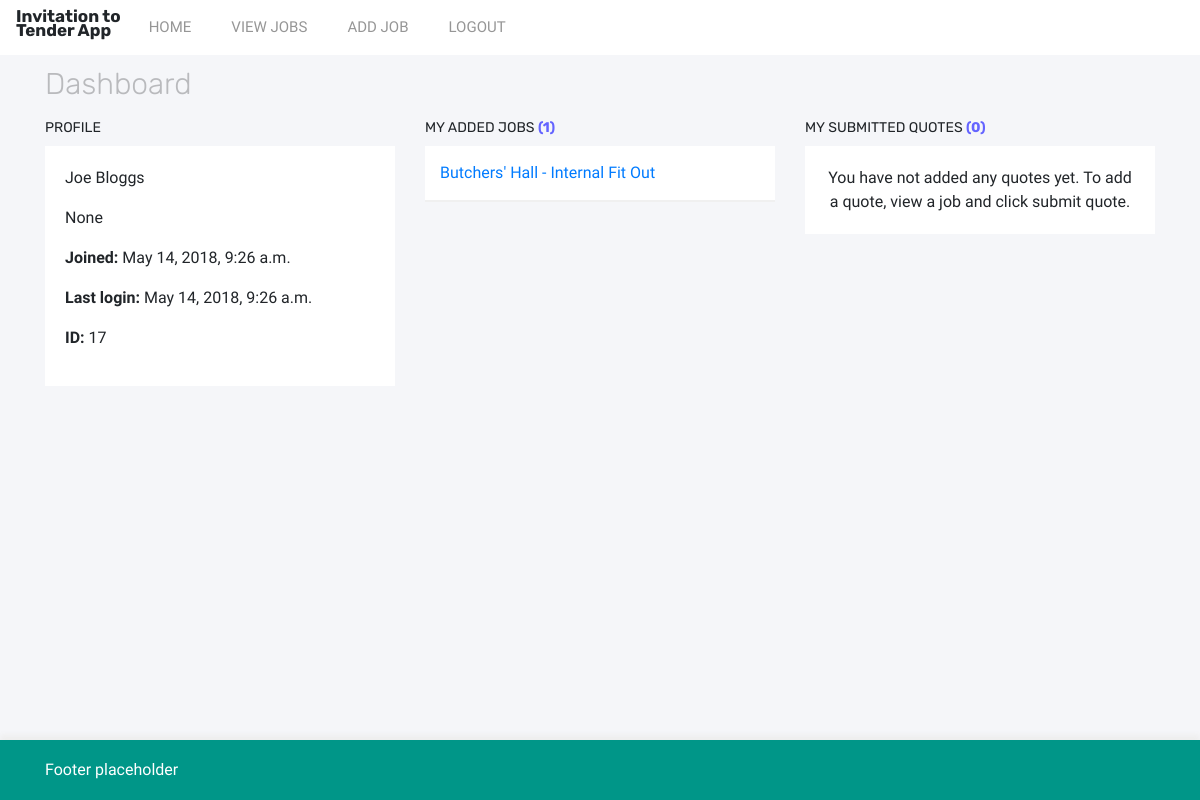
/ (signed in), run on an earlier commit of the app's database.
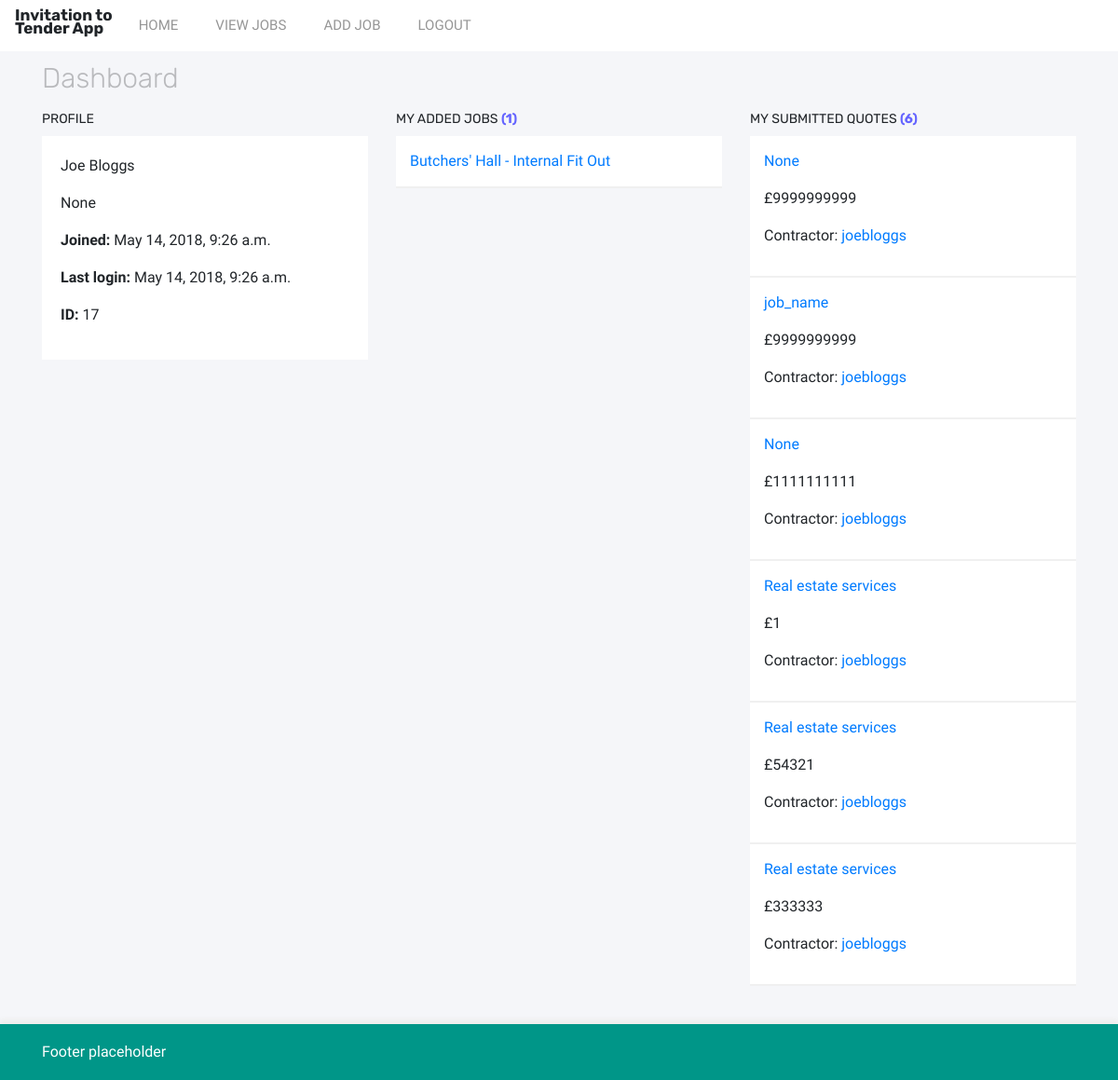
And on a later commit of the database.
### prototype/models.py (models this page shows, shortened)
class CustomUser(AbstractUser):
    name = models.CharField(blank=True, max_length=255)
    first_name = models.CharField(max_length=100, blank=True)
    second_name = models.CharField(max_length=100, blank=True)
    company = models.ForeignKey('Company', on_delete=models.SET_NULL, null=True)
    def __str__(self):
        return self.username

class Job(models.Model):
    name = models.CharField(max_length=200, help_text="Enter a job name")
    description = models.TextField(max_length=750, help_text="Enter job description", null=True, blank=True)
    value = models.IntegerField(null=True, blank=True, help_text="Enter job value")
    company = models.ForeignKey('Company', on_delete=models.SET_NULL, null=True)
    added = models.DateTimeField(auto_now_add=True)
    region = models.ForeignKey('Region', on_delete=models.SET_NULL, null=True)
    added_by = models.ForeignKey(settings.AUTH_USER_MODEL, on_delete=models.CASCADE, null=True)
    closing_date = models.DateTimeField("Enter ending date:")
    trade = models.ManyToManyField(Trade)
    def get_absolute_url(self):
        return reverse('job_detail', args=[str(self.id)])

class Quote(models.Model):
    job = models.ForeignKey('Job', on_delete=models.SET_NULL, null=True)
    job_name = models.CharField(max_length=200, null=True)
    value = models.IntegerField(null=True, blank=True)
    quote_added_by = models.ForeignKey(settings.AUTH_USER_MODEL, on_delete=models.CASCADE, null=True)
    added = models.DateTimeField(auto_now_add=True)

### prototype/views.py (the view)
# urls.py: path('', views.Dashboard.as_view(), name='index'),
class Dashboard(generic.DetailView):
    template_name = 'index.html'
    def get(self, request, *args, **kwargs):
        user = self.request.user
        job_list = Job.objects.filter(added_by__exact=user.id)
        quotes = Quote.objects.filter(quote_added_by__exact=user.id)
        return render(request, self.template_name, {'job_list': job_list, 'user': user, 'quotes': quotes})

### prototype/templates/index.html (shortened to what this page needs)
{% extends 'base.html' %}
{% block content %}
{% if user.is_authenticated %}
<div class="row">
  <div class="col">
    <h1 class="page-title">Dashboard</h1>
  </div>
</div>
<div class="row">
  <div class="col-4">
    <h3 class="panel-title">Profile</h3>
    <div class="dashboard-panel-light">
      <p>{{user.first_name}} {{user.second_name}}</p>
      <p>{{user.company}}</p>
      <p><strong>Joined:</strong> {{user.date_joined}}</p>
      <p><strong>Last login:</strong> {{user.last_login}}</p>
      <p><strong>ID:</strong> {{user.id}}</p>
    </div>
  </div>
  <div class="col-4">
    <h3 class="panel-title">My added jobs <span class="db-counter">({{job_list|length}})</span></h3>
    <div class="dashboard-panel-rows">
      {% if job_list %}
        {% for j in job_list %}
          <a href="{{ j.get_absolute_url }}">
            <div class="panel-row">
              {{j.name}}
            </div>
          </a>
        {% endfor %}
      {% else %}
        <div class="empty-list">
          <p class="no-records-found">You have not added any jobs yet. Click <a href="{% url 'add_job' %}">add job</a> to add a new job.</p>
        </div>
      {% endif %}
    </div>
  </div>
  <div class="col-4">
    <h3 class="panel-title">My submitted quotes <span class="db-counter">({{quotes|length}})</span></h3>
    <div class="dashboard-panel-rows">
      {% if quotes %}
        {% for q in quotes %}
          <div class="panel-row">
            <p><a href="#">{{q.job_name}}</a></p>
            <p>£{{q.value}}</p>
            <p>Contractor: <a href="#">{{q.quote_added_by}}</a></p>
          </div>
        {% endfor %}
      {% else %}
        <div class="empty-list">
          <p class="no-records-found">You have not added any quotes yet. To add a quote, view a job and click submit quote.</p>
        </div>
      {% endif %}
    </div>
  </div>
</div>
{% endif %}
{% endblock %}

### prototype/templates/base.html (shortened to what this page needs)
<!DOCTYPE html>
<html lang="en">
<head>
  <link rel="stylesheet" href="https://stackpath.bootstrapcdn.com/bootstrap/4.0.0/css/bootstrap.min.css">
  {% load staticfiles %}
  <link rel="stylesheet" href="{% static 'css/base.css' %}">
</head>
<body>
  {% include "header.html" %}
  <div class="container">
    <div class="row">
      <div class="col">
      </div>
    </div>
      {% block content %}
      {% endblock content %}
    <div class="row">
      <div class="col">
      </div>
    </div>
  </div>
  {% include "footer.html" %}
</body>
</html>

### prototype/templates/header.html (shortened to what this page needs)
{% block header %}
<header>
  <nav class="navbar sticky-top navbar-expand-lg header-shadow">
      <h2 class="head-logo">Invitation to<br>Tender App</h2>
    <div class="collapse navbar-collapse" id="navbarNav">
      <ul class="navbar-nav">
        <li class="nav-item">
          <a class="nav-link" href="{% url 'index' %}">Home</a>
        </li>
        {% if user.is_authenticated %}
        <li class="nav-item">
          <a class="nav-link" href="{% url 'view_jobs' %}">View jobs</a>
        </li>
        <li class="nav-item">
          <a class="nav-link" href="{% url 'add_job' %}">Add job</a>
        </li>
        <li class="nav-item">
          <a class="nav-link" href="{% url 'logout' %}">Logout</a>
        </li>
        {% endif %}
      </ul>
    </div>
  </nav>
</header>
{% endblock %}

### prototype/templates/footer.html
{% block footer %}
<footer class="footer">
  <div class="container">
    <p>Footer placeholder</p>
  </div>
</footer>
{% endblock %}

### prototype/static/css/base.css (style rules this page uses)
body { margin-bottom: 100px; }
h1, h2, h3, h4, h5, h6 { font-family: 'Rubik'; }
p, a, ul, li { font-family: 'Libre Franklin'; }
.navbar { background-color: rgb(255,255,255); border-color: #E7E7E7; margin-bottom: 10px; }
.nav-link { margin-left: 12px; margin-right: 12px; color: rgb(150,150,150); text-transform: uppercase; font-size: 15px; }
body { background-color: rgb(245,246,249); }
h1.page-title { color: rgb(185,186,189); font-weight: 300; font-size: 30px; }
.db-counter { font-weight: 700; color: rgb(100,100,255); }
h2.head-logo { font-size: 17px; font-weight: 700; line-height: 14px; margin-right: 8px; }
h3.panel-title { font-size: 14px; font-weight: 400; text-transform: uppercase; margin: 10px 0px; }
div.dashboard-panel-light { background-color: rgb(255,255,255); padding: 20px; }
div.dashboard-panel-rows { background-color: rgb(255,255,255); }
.panel-row { padding: 15px 15px; border-bottom: solid 2px rgb(240,240,240); transition: background-color .25s; }
.footer { position: fixed; bottom: 0; width: 100%; height: 60px; line-height: 60px; background-color: rgb(0,150,136); color: rgb(255,255,255); -webkit-box-shadow: 0px -5px 5px 0px rgba(238,238,238,1); -moz-box-shadow: 0px -5px 5px 0px rgba(238,238,238,1); box-shadow: 0px -5px 5px 0px rgba(238,238,238,1); }

What changed in the data, as far as the page shows it:
added Quote: job_name "None", value "9999999999", quote_added_by "joebloggs"
added Quote: job_name "job_name", value "9999999999", quote_added_by "joebloggs"
added Quote: job_name "None", value "1111111111", quote_added_by "joebloggs"
added Quote: job_name "Real estate services", value "1", quote_added_by "joebloggs"
added Quote: job_name "Real estate services", value "54321", quote_added_by "joebloggs"
added Quote: job_name "Real estate services", value "333333", quote_added_by "joebloggs"
Also different on the page:
{{ quotes|length }}: "0" → "6"
text no longer shown: "You have not added any quotes yet. To add a quote, view a job and click submit quote."
